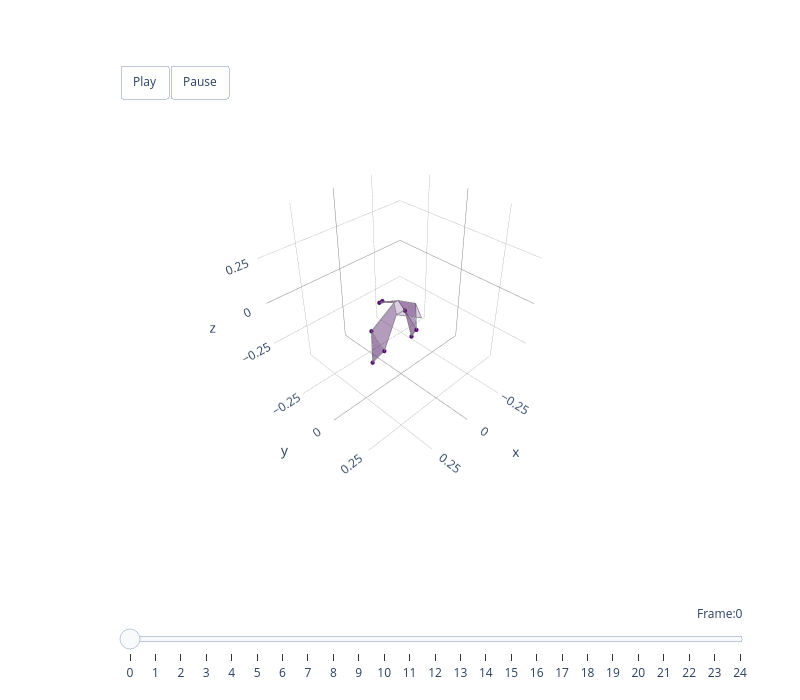

The notebook cell this image was saved under:
### Markdown cell above
### Full bilateral flight reconstruction

We can also reconstruct a complete flight sequence using the mean left and right scores from a hawk (Toothless, 9 m straight flight) and project it onto the species morphology.

### Code cell
# Get mean flight scores for a hawk
scores_df, _ = get_score_df(scores, unilateral_frame_info_df, size_bin=0.05)

_, Left_mean_scores, _, _ = get_binned_scores(
    scores_df, hawkname="Toothless", perchDist="9m", turn='Straight',
    left=True, year=2020
)
_, Right_mean_scores, _, _ = get_binned_scores(
    scores_df, hawkname="Toothless", perchDist="9m", turn='Straight',
    left=False, year=2020
)

Left_selected = Left_mean_scores.to_numpy()
Right_selected = Right_mean_scores.to_numpy()
components_list = np.arange(12)

# Reconstruct bilateral flight in target species morphology
recon_left = reconstruct(Left_selected, pc_transformed, mu_species, components_list)
recon_right = reconstruct(Right_selected, pc_transformed, mu_species, components_list)
reconstructed_full = to_bilateral(recon_right, left=recon_left)

print(f"Reconstructed flight: {reconstructed_full.shape[0]} frames")
animate_plotly(approx_bird3d, reconstructed_full[:25], colour='#540D6E')

### Figure 1 — Plotly figure (JSON) as saved in the notebook; plotly's stock layout.template omitted (floating-point values rounded to 4 significant figures)
{"data": [{"color": "#540D6E", "hoverinfo": "none", "opacity": 0.5, "type": "mesh3d", "x": [-0.1502, -0.1211, -0.1232], "y": [-0.06872, -0.00682, -0.09436], "z": [-0.3256, -0.2294, -0.1507]}, {"hoverinfo": "name", "line": {"color": "grey", "width": 1.5}, "mode": "lines", "name": "left_handwing #540D6E", "type": "scatter3d", "x": [-0.1502, -0.1211, -0.1232, -0.1502], "y": [-0.06872, -0.00682, -0.09436, -0.06872], "z": [-0.3256, -0.2294, -0.1507, -0.3256]}, {"color": "#540D6E", "hoverinfo": "none", "opacity": 0.5, "type": "mesh3d", "x": [0.1412, 0.1133, 0.1175], "y": [-0.06415, -0.0044, -0.09069], "z": [-0.3284, -0.231, -0.1515]}, {"hoverinfo": "name", "line": {"color": "grey", "width": 1.5}, "mode": "lines", "name": "right_handwing #540D6E", "type": "scatter3d", "x": [0.1412, 0.1133, 0.1175, 0.1412], "y": [-0.06415, -0.0044, -0.09069, -0.06415], "z": [-0.3284, -0.231, -0.1515, -0.3284]}, {"color": "#540D6E", "hoverinfo": "none", "opacity": 0.4, "type": "mesh3d", "x": [-0.1211, -0.1232, -0.0139, -0.0655], "y": [-0.00682, -0.09436, -0.03463, 0.03463], "z": [-0.2294, -0.1507, -0.0027, -0.01152]}, {"hoverinfo": "name", "line": {"color": "grey", "width": 1.5}, "mode": "lines", "name": "left_armwing #540D6E", "type": "scatter3d", "x": [-0.1211, -0.1232, -0.0139, -0.0655, -0.1211], "y": [-0.00682, -0.09436, -0.03463, 0.03463, -0.00682], "z": [-0.2294, -0.1507, -0.0027, -0.01152, -0.2294]}, {"color": "#540D6E", "hoverinfo": "none", "opacity": 0.4, "type": "mesh3d", "x": [0.1133, 0.1175, 0.0139, 0.0655], "y": [-0.0044, -0.09069, -0.03463, 0.03463], "z": [-0.231, -0.1515, -0.0027, -0.01152]}, {"hoverinfo": "name", "line": {"color": "grey", "width": 1.5}, "mode": "lines", "name": "right_armwing #540D6E", "type": "scatter3d", "x": [0.1133, 0.1175, 0.0139, 0.0655, 0.1133], "y": [-0.0044, -0.09069, -0.03463, 0.03463, -0.0044], "z": [-0.231, -0.1515, -0.0027, -0.01152, -0.231]}, {"color": "#540D6E", "hoverinfo": "none", "opacity": 0.2, "type": "mesh3d", "x": [0.0655, -0.0655, -0.0139, 0.0139], "y": [0.03463, 0.03463, -0.03463, -0.03463], "z": [-0.01152, -0.01152, -0.0027, -0.0027]}, {"hoverinfo": "name", "line": {"color": "grey", "width": 1.5}, "mode": "lines", "name": "body #540D6E", "type": "scatter3d", "x": [0.0655, -0.0655, -0.0139, 0.0139, 0.0655], "y": [0.03463, 0.03463, -0.03463, -0.03463, 0.03463], "z": [-0.01152, -0.01152, -0.0027, -0.0027, -0.01152]}, {"color": "#540D6E", "hoverinfo": "none", "opacity": 0.2, "type": "mesh3d", "x": [0.0655, 0.0, -0.0655], "y": [0.03463, 0.135, 0.03463], "z": [-0.01152, -0.01152, -0.01152]}, {"hoverinfo": "name", "line": {"color": "grey", "width": 1.5}, "mode": "lines", "name": "head #540D6E", "type": "scatter3d", "x": [0.0655, 0.0, -0.0655, 0.0655], "y": [0.03463, 0.135, 0.03463, 0.03463], "z": [-0.01152, -0.01152, -0.01152, -0.01152]}, {"color": "#540D6E", "hoverinfo": "none", "opacity": 0.5, "type": "mesh3d", "x": [-0.013, 0.006572, -0.0139, 0.0139], "y": [-0.1473, -0.1485, -0.03463, -0.03463], "z": [-0.06149, -0.0631, -0.0027, -0.0027]}, {"hoverinfo": "name", "line": {"color": "grey", "width": 1.5}, "mode": "lines", "name": "tail #540D6E", "type": "scatter3d", "x": [-0.013, 0.006572, -0.0139, 0.0139, -0.013], "y": [-0.1473, -0.1485, -0.03463, -0.03463, -0.1473], "z": [-0.06149, -0.0631, -0.0027, -0.0027, -0.06149]}, {"hoverinfo": "none", "marker": {"color": "#540D6E", "opacity": 1, "size": 2.5}, "mode": "markers", "type": "scatter3d", "x": [-0.1502, 0.1412, -0.1211, 0.1133, -0.1232, 0.1175, 0.006572, -0.013], "y": [-0.06872, -0.06415, -0.00682, -0.0044, -0.09436, -0.09069, -0.1485, -0.1473], "z": [-0.3256, -0.3284, -0.2294, -0.231, -0.1507, -0.1515, -0.0631, -0.06149]}], "layout": {"height": 700, "margin": {"b": 100, "l": 50, "r": 50, "t": 100}, "scene": {"aspectmode": "cube", "aspectratio": {"x": 1, "y": 1, "z": 1}, "camera": {"eye": {"x": 1.5, "y": 1.5, "z": 1.5}, "up": {"x": 0, "y": 0, "z": 1}}, "domain": {"x": [0, 1], "y": [0.1, 1]}, "xaxis": {"backgroundcolor": "white", "dtick": 0.25, "gridcolor": "grey", "gridwidth": 0.5, "range": [-0.4562, 0.4562], "showbackground": true, "tick0": 0, "zerolinecolor": "grey"}, "yaxis": {"backgroundcolor": "white", "dtick": 0.25, "gridcolor": "grey", "gridwidth": 0.5, "range": [-0.4635, 0.4489], "showbackground": true, "tick0": 0, "zerolinecolor": "grey"}, "zaxis": {"backgroundcolor": "white", "dtick": 0.25, "gridcolor": "grey", "gridwidth": 0.5, "range": [-0.4562, 0.4562], "showbackground": true, "tick0": 0, "zerolinecolor": "grey"}}, "showlegend": false, "sliders": [{"active": 0, "currentvalue": {"font": {"size": 12}, "prefix": "Frame:", "visible": true, "xanchor": "right"}, "len": 0.9, "pad": {"b": 10, "t": 50}, "steps": [{"args": [[0], {"frame": {"duration": 300, "redraw": true}, "mode": "immediate", "transition": {"duration": 300}}], "label": "0", "method": "animate"}, {"args": [[1], {"frame": {"duration": 300, "redraw": true}, "mode": "immediate", "transition": {"duration": 300}}], "label": "1", "method": "animate"}, {"args": [[2], {"frame": {"duration": 300, "redraw": true}, "mode": "immediate", "transition": {"duration": 300}}], "label": "2", "method": "animate"}, {"args": [[3], {"frame": {"duration": 300, "redraw": true}, "mode": "immediate", "transition": {"duration": 300}}], "label": "3", "method": "animate"}, {"args": [[4], {"frame": {"duration": 300, "redraw": true}, "mode": "immediate", "transition": {"duration": 300}}], "label": "4", "method": "animate"}, {"args": [[5], {"frame": {"duration": 300, "redraw": true}, "mode": "immediate", "transition": {"duration": 300}}], "label": "5", "method": "animate"}, {"args": [[6], {"frame": {"duration": 300, "redraw": true}, "mode": "immediate", "transition": {"duration": 300}}], "label": "6", "method": "animate"}, {"args": [[7], {"frame": {"duration": 300, "redraw": true}, "mode": "immediate", "transition": {"duration": 300}}], "label": "7", "method": "animate"}, {"args": [[8], {"frame": {"duration": 300, "redraw": true}, "mode": "immediate", "transition": {"duration": 300}}], "label": "8", "method": "animate"}, {"args": [[9], {"frame": {"duration": 300, "redraw": true}, "mode": "immediate", "transition": {"duration": 300}}], "label": "9", "method": "animate"}, {"args": [[10], {"frame": {"duration": 300, "redraw": true}, "mode": "immediate", "transition": {"duration": 300}}], "label": "10", "method": "animate"}, {"args": [[11], {"frame": {"duration": 300, "redraw": true}, "mode": "immediate", "transition": {"duration": 300}}], "label": "11", "method": "animate"}, {"args": [[12], {"frame": {"duration": 300, "redraw": true}, "mode": "immediate", "transition": {"duration": 300}}], "label": "12", "method": "animate"}, {"args": [[13], {"frame": {"duration": 300, "redraw": true}, "mode": "immediate", "transition": {"duration": 300}}], "label": "13", "method": "animate"}, {"args": [[14], {"frame": {"duration": 300, "redraw": true}, "mode": "immediate", "transition": {"duration": 300}}], "label": "14", "method": "animate"}, {"args": [[15], {"frame": {"duration": 300, "redraw": true}, "mode": "immediate", "transition": {"duration": 300}}], "label": "15", "method": "animate"}, {"args": [[16], {"frame": {"duration": 300, "redraw": true}, "mode": "immediate", "transition": {"duration": 300}}], "label": "16", "method": "animate"}, {"args": [[17], {"frame": {"duration": 300, "redraw": true}, "mode": "immediate", "transition": {"duration": 300}}], "label": "17", "method": "animate"}, {"args": [[18], {"frame": {"duration": 300, "redraw": true}, "mode": "immediate", "transition": {"duration": 300}}], "label": "18", "method": "animate"}, {"args": [[19], {"frame": {"duration": 300, "redraw": true}, "mode": "immediate", "transition": {"duration": 300}}], "label": "19", "method": "animate"}, {"args": [[20], {"frame": {"duration": 300, "redraw": true}, "mode": "immediate", "transition": {"duration": 300}}], "label": "20", "method": "animate"}, {"args": [[21], {"frame": {"duration": 300, "redraw": true}, "mode": "immediate", "transition": {"duration": 300}}], "label": "21", "method": "animate"}, {"args": [[22], {"frame": {"duration": 300, "redraw": true}, "mode": "immediate", "transition": {"duration": 300}}], "label": "22", "method": "animate"}, {"args": [[23], {"frame": {"duration": 300, "redraw": true}, "mode": "immediate", "transition": {"duration": 300}}], "label": "23", "method": "animate"}, {"args": [[24], {"frame": {"duration": 300, "redraw": true}, "mode": "immediate", "transition": {"duration": 300}}], "label": "24", "method": "animate"}], "transition": {"duration": 300, "easing": "cubic-in-out"}, "x": 0.1, "xanchor": "left", "y": 0, "yanchor": "top"}], "updatemenus": [{"buttons": [{"args": [null, {"frame": {"duration": 100, "redraw": true}, "mode": "immediate"}], "label": "Play", "method": "animate"}, {"args": [[null], {"frame": {"duration": 0, "redraw": true}, "mode": "immediate"}], "label": "Pause", "method": "animate"}], "direction": "left", "pad": {"r": 10, "t": 10}, "showactive": false, "type": "buttons", "x": 0.1, "xanchor": "left", "y": 1.1, "yanchor": "top"}], "width": 800}}
